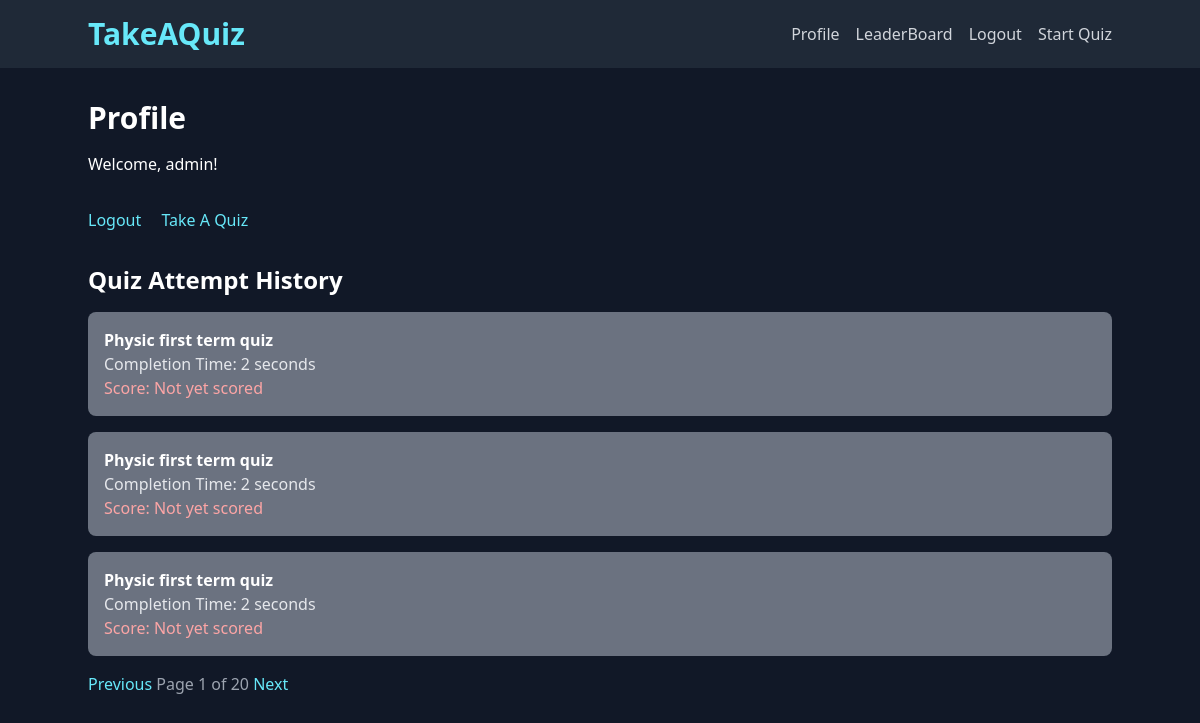
Page /account/profile/ (signed in) on the committed database.
### quizz/models.py (models this page shows, shortened)
class QuizAttempt(models.Model):
    user = models.ForeignKey(User, on_delete=models.CASCADE)
    quiz = models.ForeignKey(Quiz, on_delete=models.CASCADE)
    total_limit_seconds = models.IntegerField(default=0)
    completion_time = models.PositiveIntegerField(default=0)
    score = models.PositiveIntegerField(null=True, blank=True)

class Quiz(models.Model):
    title = models.CharField(max_length=255)
    description = models.CharField(max_length=255, default="")
    category = models.ForeignKey(Category, on_delete=models.CASCADE)
    has_time_limit = models.BooleanField(default=False)
    time_limit_seconds = models.PositiveIntegerField(default=0)
    total_marks=models.PositiveIntegerField(default=0)

### userauth/views.py (the view)
# urls.py: path('profile/', views.profile, name='profile'),
def profile(request):
    user = request.user
    quiz_history = QuizAttempt.objects.filter(user=user)
    context = {
        'user': user,
        'quiz_history': quiz_history,
    }
    return render(request, 'userauth/profile.html', context)

### userauth/templates/userauth/profile.html (shortened to what this page needs)
{% extends 'base.html' %}
{% block content %}
<div class="container mx-auto mt-8">
  <h2 class="text-3xl font-semibold mb-4">Profile</h2>
  <p>Welcome, {{ user.username }}!</p>
  <div class="mt-8">
    <a href="{% url 'logout' %}" class="text-cyan-300 hover:underline">Logout</a>
    <a href="{% url 'takequiz' %}" class="ml-4 text-cyan-300 hover:underline">Take A Quiz</a>
  </div>
  <div class="mt-8">
    <h3 class="text-2xl font-semibold mb-4">Quiz Attempt History</h3>
    <ul class="space-y-4" id="quiz-attempts">
      {% for attempt in quiz_history %}
        <li class="bg-gray-500 text-white p-4 rounded-lg">
          <strong>{{ attempt.quiz.title }}</strong>
          <p class="text-gray-200">Completion Time: {{ attempt.completion_time }} seconds</p>
          {% if attempt.score %}
            <p class="text-yellow-300">Score: {{ attempt.score }} out of {{ attempt.quiz.total_marks }}</p>
          {% else %}
            <p class="text-red-300">Score: Not yet scored</p>
          {% endif %}
        </li>
      {% empty %}
        <li class="text-gray-400">No quiz attempts yet.</li>
      {% endfor %}
    </ul>
    <div class="mt-4">
      <button id="prev-page" class="text-cyan-300 hover:underline" disabled>Previous</button>
      <span id="page-info" class="text-gray-400"></span>
      <button id="next-page" class="text-cyan-300 hover:underline" disabled>Next</button>
    </div>
  </div>
</div>
{% endblock %}

### rows in the picture
QuizAttempt: quiz "Physic first term quiz", completion_time "2", score "Score: Not yet scored"
QuizAttempt: quiz "Physic first term quiz", completion_time "2", score "Score: Not yet scored"
QuizAttempt: quiz "Physic first term quiz", completion_time "2", score "Score: Not yet scored"

### other values in the picture
{{ user.username }} "admin"
